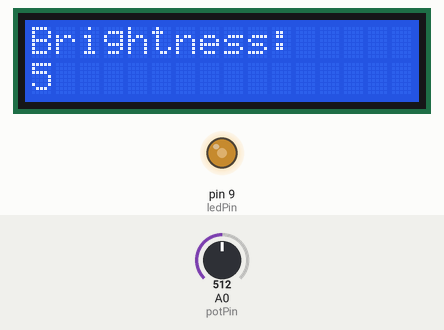
The sketch below on a simulated Arduino Uno, built with avr-gcc and run on an emulated ATmega328P. On the bench: 16×2 character LCD, output pins drawn as LEDs (lit = HIGH). Inputs (shaded band) come from the test bench; at power-on: A0 (potPin) = 512.

Above: at 1.2 s.
1.3 s: A0 (potPin) set to 306
At 2.5 s:
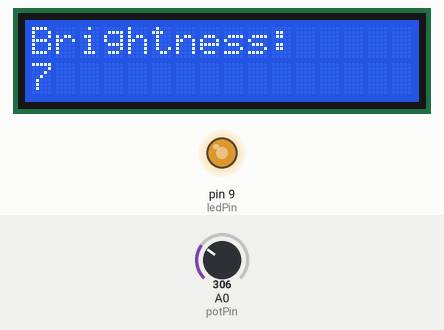
2.8 s: A0 (potPin) set to 122
At 3.7 s:
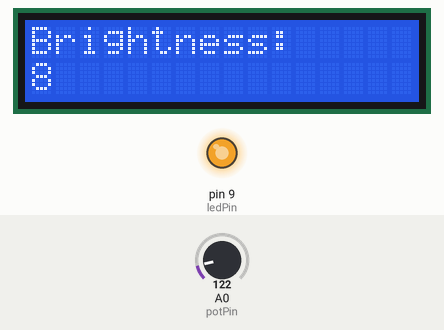
4.3 s: A0 (potPin) set to 900
At 5.1 s:
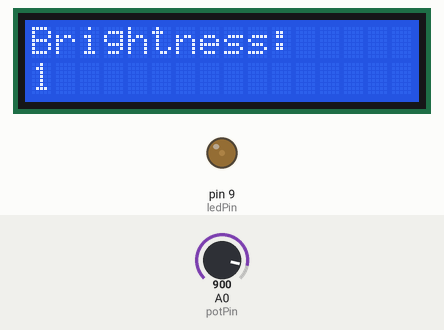
5.8 s: A0 (potPin) set to 1023
At 6.3 s:
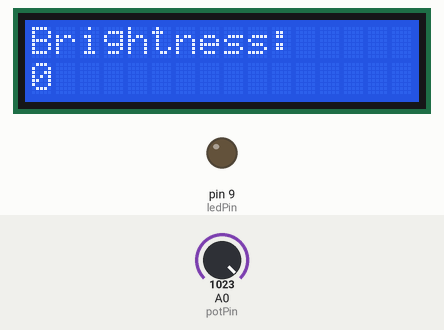
7.3 s: A0 (potPin) set to 511
At 8.6 s:
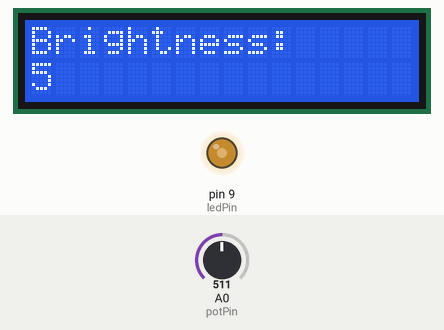
Timing chart, 0 to 9.8 s (numbered marks = the images above; inputs shaded):
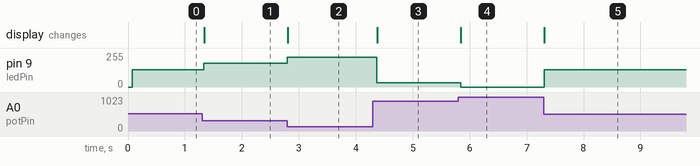

The sketch:

LCD_Backpack.ino
```cpp
#include <Wire.h>

#include <LCD.h>

#include <LiquidCrystal_I2C.h> //includes the stuff for the lcd screen

LiquidCrystal_I2C lcd(0x27,2,1,0,4,5,6,7);


int potPin = 0;

int ledPin = 9;

int brightness = 0;


void setup() {

    pinMode(ledPin, OUTPUT);


    lcd.begin(16,2);

    lcd.setBacklightPin(3,POSITIVE);  // LCD setup

    lcd.setBacklight(HIGH);

    lcd.print("Brightness:");  // Prints word "Brightness" on LCD


}


void loop() {

    brightness = map(analogRead(potPin), 0, 1023, 255, 0); // Maps 1023 into 255

    analogWrite(ledPin, brightness);  // Fades LED on scale with potentiometer


    lcd.setCursor(0, 1);

    lcd.print(map(brightness, 0, 255, 0, 10)); // Maps 255 to 10 and prints on LCD

    lcd.print("   "); //Clearing the screen

    delay(100);

}
```

Measured:
- after the input at 1.3 s, pin 9 (ledPin): 128/255 → 179/255 at once; the display: changes at once (image 1)
- after the input at 2.8 s, pin 9 (ledPin): 179/255 → 225/255 at once; the display: changes at once (image 2)
- after the input at 4.3 s, pin 9 (ledPin): 225/255 → 31/255 after 0.07 s; the display: changes after 0.08 s (image 3)
- after the input at 5.8 s, pin 9 (ledPin): 31/255 → 0/255 at once; the display: changes after 0.05 s (image 4)
- after the input at 7.3 s, pin 9 (ledPin): 0/255 → 128/255 at once; the display: changes at once (image 5)
